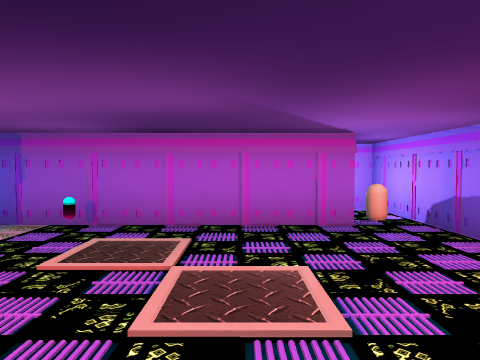
View 1 (above)

12 first-person views from a walk through a level from a Godot 3-D game. The camera is 1.5 m above the floor, tilts 2° down and sees 70° across. The floor is counted in squares, 2 m on a side. Each view is taken from the middle of a square. On the plan, view 1 faces up. The plan holds only what a view shows up to about 11 squares ahead; the rest is blank. The place goes on beyond the plan. Characters and animated objects are left out. Some surface patterns are stand-ins.

View 2
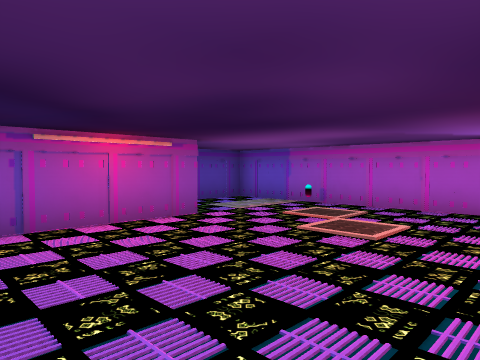

View 3
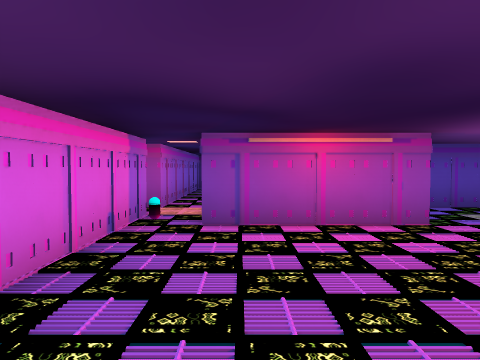

View 4
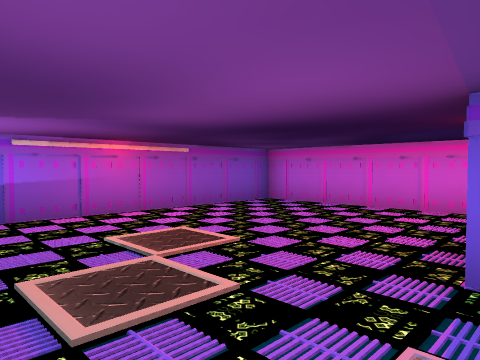

View 5
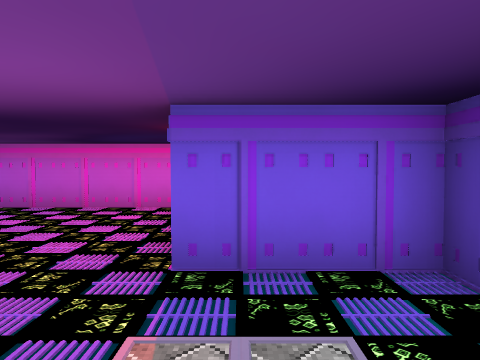

View 6
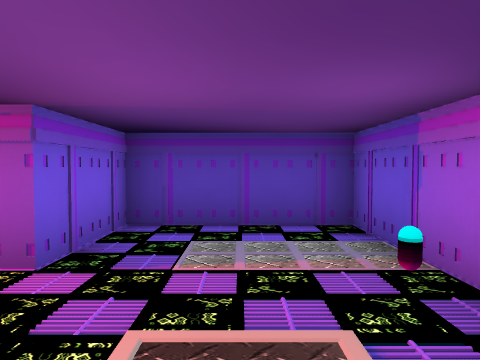

View 7
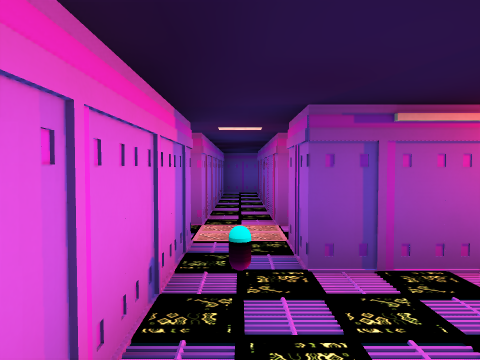

View 8
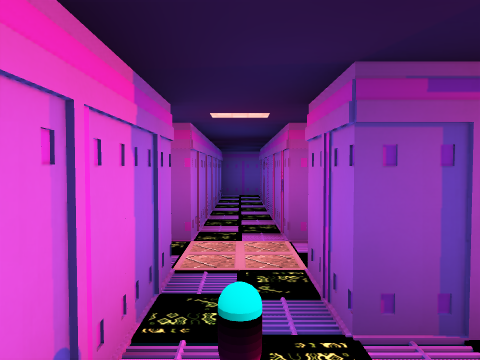

View 9
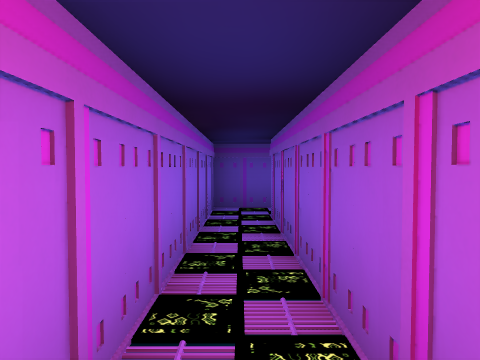

View 10
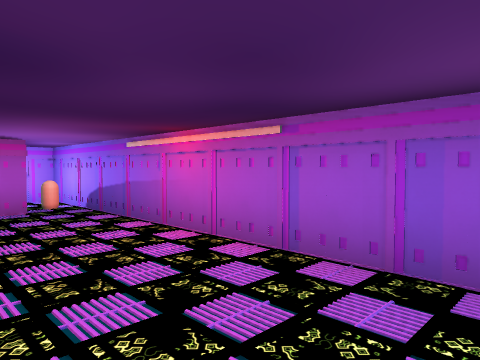

View 11
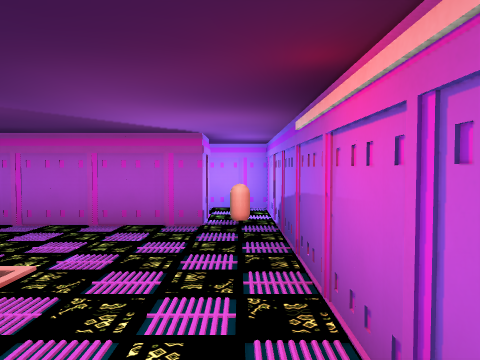

View 12
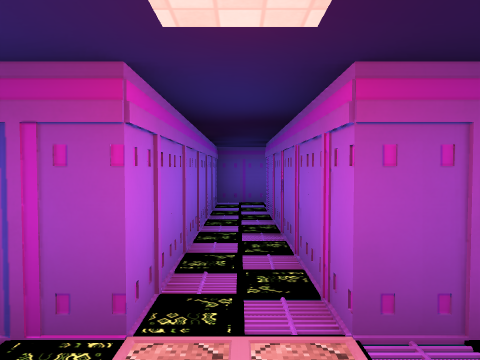

### Floor plan
Points are (right, up) in squares from view 1. A wall is a line through its corners. A room is listed if a view was taken in it or the views show most of it. See-through windows are left out.
Room 1 (views 1, 2, 3, 4, 5, 6, 7, 8, 10, 11)
walls: (-2.5, -2.5) (2.5, -2.5) (2.5, 6.5) (1.4, 6.5); (1.5, 5.5) (1.5, 4.5) (-4.5, 4.5) (-4.5, 1.5) (-2.5, 1.5) (-2.5, -1.5)
ways out: opening at (-3, -2) to room 2
objects: other object (-2, -2); other object (-2, 4); other object (2, 5)
Room 2 (views 9, 12)
walls: (-9, -2.5) (-4.5, -2.5); (-4.5, -0.9) (-4.5, -1.5) (-9.5, -1.5); (-10, -2.5) (-9.4, -2.5); (-3.5, -2.5) (-2.5, -2.5); (-10.5, -1.4) (-10.5, -2.5); (-2.5, -1.5) (-3.5, -1.5)
ways out: opening at (-3, -2) to room 1; opening at (-4, -3); opening at (-4, -1)

Where each view was taken, in squares from view 1:
view 1: 0 up, 0 right, facing up
view 2: 2 down, 2 right, facing up-left
view 3: 1 down, 2 right, facing left
view 4: 4 up, 3 left, facing down-right
view 5: 4 up, 3 left, facing down
view 6: 3 up, 0 right, facing left
view 7: 2 down, 0 right, facing left
view 8: 2 down, 1 left, facing left
view 9: 2 down, 4 left, facing left
view 10: 2 down, 0 right, facing up-right
view 11: 0 up, 2 right, facing up
view 12: 2 down, 3 left, facing left
